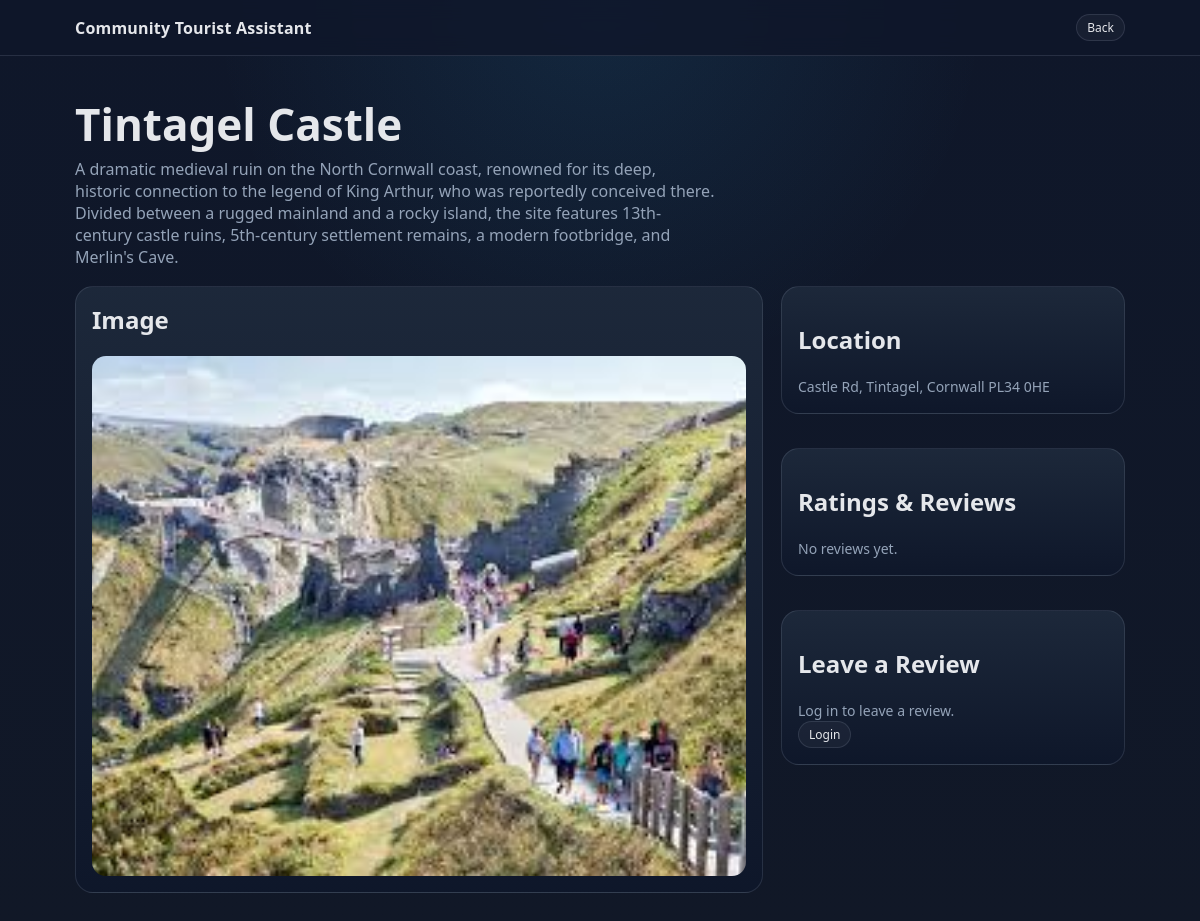
Page /place/3/ on the committed database.
### core/models.py (models this page shows, shortened)
class Place(models.Model):
    name = models.CharField(max_length=200)
    description = models.TextField()
    town = models.CharField(max_length=200, blank=True, default="")
    image_filename = models.CharField(max_length=200, blank=True, default="")

### core/views.py (the view)
# urls.py: path("place/<int:pk>/", views.place_detail, name="place_detail"),
def place_detail(request, pk):
    place = get_object_or_404(Place, pk=pk)
    form = ReviewForm()
    return render(request, "place_detail.html", {
        "place": place,
        "form": form,
    })

### templates/place_detail.html (shortened to what this page needs)
{% load static %}
<!doctype html>
<html lang="en">
<head>
  <link rel="stylesheet" href="{% static 'core/style.css' %}">
</head>
<body>
  <div class="nav">
    <div class="container nav-inner">
      <div class="brand">Community Tourist Assistant</div>
      <a class="badge" href="{% url 'home' %}">Back</a>
    </div>
  </div>
  <main class="container hero">
    <h1>{{ place.name }}</h1>
    <p class="muted">{{ place.description }}</p>
    <div class="detail-grid">
      <section class="card map-card">
        <h2>Image</h2>
        <img class="map-image"
             src="{% static 'core/places/'|add:place.image_filename %}"
             alt="{{ place.name }}">
      </section>
      <div class="right-col">
        <section class="card">
          <h2>Location</h2>
          <p class="muted">{{ place.town }}</p>
        </section>
        <section class="card">
          <h2>Ratings & Reviews</h2>
          {% for review in place.reviews.all %}
            <div style="margin-bottom: 16px; padding-bottom: 12px; border-bottom: 1px solid rgba(255,255,255,0.08);">
              <strong>{{ review.user.username }}</strong> — {{ review.rating }}/5
              <p class="muted">{{ review.comment }}</p>
            </div>
          {% empty %}
            <p class="muted">No reviews yet.</p>
          {% endfor %}
        </section>
        <section class="card">
          <h2>Leave a Review</h2>
          {% if user.is_authenticated %}
            <form method="post" action="{% url 'add_review' place.pk %}" class="form">
              {% csrf_token %}
              {{ form.as_p }}
              <button type="submit" class="button">Submit Review</button>
            </form>
          {% else %}
            <p class="muted">Log in to leave a review.</p>
            <a class="badge" href="{% url 'login' %}">Login</a>
          {% endif %}
        </section>
      </div>
    </div>
  </main>
</body>
</html>

### core/static/core/style.css (style rules this page uses)
:root { --bg: #0f172a; --bg-2: #111827; --panel: rgba(15, 23, 42, 0.82); --card: rgba(30, 41, 59, 0.92); --card-hover: rgba(51, 65, 85, 0.96); --text: #e5e7eb; --muted: #94a3b8; --accent: #38bdf8; --accent-2: #0ea5e9; --border: rgba(148, 163, 184, 0.18); --input: rgba(255, 255, 255, 0.04); }
* { box-sizing: border-box; }
body { margin: 0; font-family: system-ui, -apple-system, Segoe UI, Roboto, Arial, sans-serif; background: radial-gradient(circle at top, rgba(56, 189, 248, 0.10), transparent 35%), linear-gradient(180deg, var(--bg) 0%, var(--bg-2) 100%); color: var(--text); }
a { color: inherit; text-decoration: none; }
.container { width: min(1050px, 92%); margin: 0 auto; }
.nav { position: sticky; top: 0; backdrop-filter: blur(10px); background: var(--panel); border-bottom: 1px solid var(--border); z-index: 10; }
.nav-inner { display: flex; align-items: center; justify-content: space-between; padding: 14px 0; }
.brand { display: flex; gap: 10px; align-items: center; font-weight: 700; letter-spacing: 0.2px; }
.badge { display: inline-flex; padding: 4px 10px; border-radius: 999px; border: 1px solid var(--border); color: var(--text); background: rgba(255, 255, 255, 0.04); font-size: 12px; }
.hero { padding: 44px 0 22px; }
.hero h1 { margin: 0 0 10px; font-size: clamp(28px, 4vw, 44px); line-height: 1.1; }
.hero p { margin: 0 0 18px; color: var(--muted); max-width: 70ch; }
.card { grid-column: span 12; background: linear-gradient(180deg, rgba(30, 41, 59, 0.95), rgba(15, 23, 42, 0.95)); border: 1px solid var(--border); border-radius: 18px; margin-bottom: 16px; padding: 16px; box-shadow: var(--shadow); transition: transform 0.18s ease, border-color 0.18s ease, background 0.18s ease; }
@media (min-width: 700px) { .card { grid-column: span 6; } }
@media (min-width: 980px) { .card { grid-column: span 4; } }
.card p { margin: 0; color: var(--muted); font-size: 14px; line-height: 1.5; }
.detail-grid { display: grid; grid-template-columns: 2fr 1fr; gap: 18px; margin-top: 18px; align-items: start; }
.map-card { grid-column: 1; }
.map-card h2 { margin-top: 0; }
.right-col { grid-column: 2; display: flex; flex-direction: column; gap: 18px; }
.map-image { width: 100%; height: 520px; object-fit: cover; border-radius: 14px; display: block; }

### rows in the picture
Place: name "Tintagel Castle", description "A dramatic medieval ruin on the North Cornwall coast, renowned for its deep, historic connection to the legend of King Arthur, who was reportedly conceived there. Divided between a rugged mainland and a rocky island, the site features 13th-century castle ruins, 5th-century settlement remains, a modern footbridge, and Merlin's Cave.", image_filename (picture), town "Castle Rd, Tintagel, Cornwall PL34 0HE"
